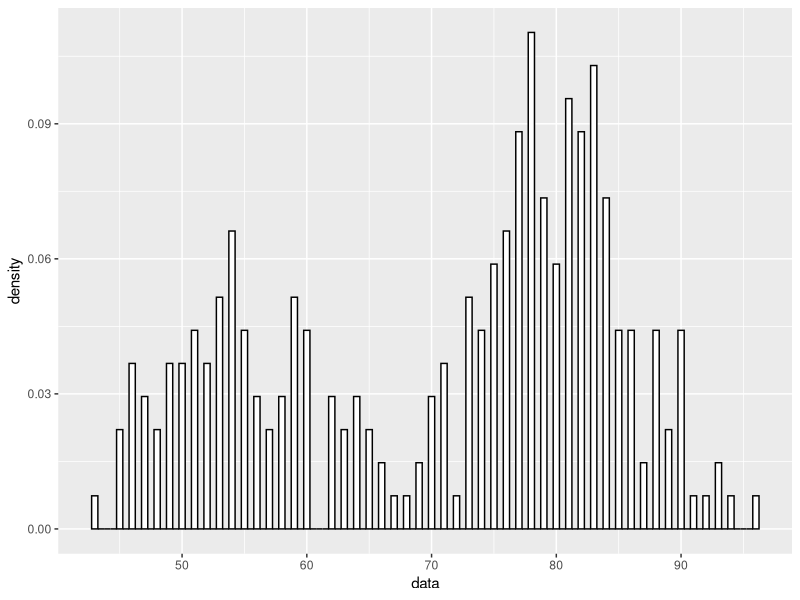

Here is the R script that generated this plot:
library(ggplot2)
library(RColorBrewer)
library(mixtools)

NUM_COMPONENTS <- 2

set.seed(12345) # for reproducibility

data <- faithful$waiting # use R built-in data

# extract 'k' components from mixed distribution 'data'
mix.info <- normalmixEM(data, k = NUM_COMPONENTS,
                        maxit = 100, epsilon = 0.01)
summary(mix.info)

numComponents <- length(mix.info$sigma)
message("Extracted number of component distributions: ",
        numComponents)

calc.components <- function(x, mix, comp.number) {
  
  mix$lambda[comp.number] *
    dnorm(x, mean = mix$mu[comp.number], sd = mix$sigma[comp.number])
}

g <- ggplot(data.frame(x = data)) +
  geom_histogram(aes(x = data, y = ..density..),
                 fill = "white", color = "black", binwidth = 0.5)

# we could select needed number of colors randomly:
#DISTRIB_COLORS <- sample(colors(), numComponents)

# or, better, use a palette with more color differentiation:
DISTRIB_COLORS <- brewer.pal(numComponents, "Set1")

distComps <- lapply(seq(numComponents), function(i)
  stat_function(fun = calc.components,
                arg = list(mix = mix.info, comp.number = i),
                geom = "line", # use alpha=.5 for "polygon"
                size = 2,
                color = DISTRIB_COLORS[i]))
print(g + distComps)
